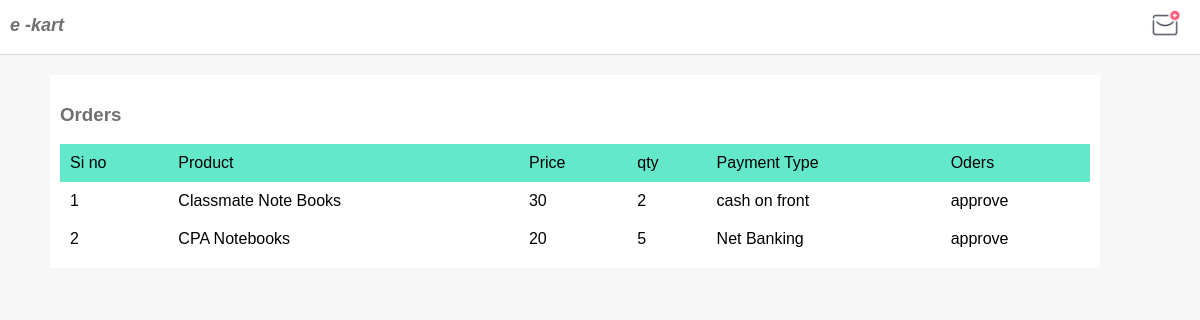
Screenshot of /department/profile.php with the database file from the repository.
### tables this page shows
CREATE TABLE IF NOT EXISTS `dept_orders` (
  `dpt_order_id` int(33) NOT NULL AUTO_INCREMENT,
  `dpt_order_product` int(33) NOT NULL,
  `dpt_order_pay_type` varchar(33) NOT NULL,
  `order_qty` int(44) NOT NULL,
  `order_dpt_id` int(22) NOT NULL,
  `oder_approve` int(11) NOT NULL DEFAULT '1',
  PRIMARY KEY (`dpt_order_id`)
);

CREATE TABLE IF NOT EXISTS `books` (
  `book_id` int(33) NOT NULL AUTO_INCREMENT,
  `cat_id` int(33) NOT NULL,
  `book_name` longtext NOT NULL,
  `user_id` int(33) NOT NULL,
  `book_img` longtext NOT NULL,
  `stock` int(33) NOT NULL,
  `price` mediumint(9) NOT NULL,
  PRIMARY KEY (`book_id`)
);

### department/profile.php (the view, shortened to what this page needs)
<!DOCTYPE html>
<?php $server_domain_name= $_SERVER['HTTP_HOST'];?>
<html lang="en" dir="ltr">
  <head>
    <link rel="stylesheet" href="http://<?php echo $server_domain_name; ?>/book_request/assets/css/main.css">
      <link rel="stylesheet" href="http://<?php echo $server_domain_name; ?>/book_request/assets/css/admin.css">
  </head>
  <body>
    <nav class="Main_Nav">
      <div class="left head nav_txt">
        <i> e -kart</i>
      </div>
      <div class="Nav_head_right sub_text nav_txt" style="padding-right: 10px;" onclick="profile_view()">
      </div>
      <div class="Nav_head_right" >
    <img src="http://<?php echo $server_domain_name; ?>/book_request/assets/Build_In_SVG/notifications.svg" alt=""
    style="width:30px;">
      </div>
    </nav>
    <div class="main_bar" style="width: calc(90% - 50px); float:left; margin-left: 50px;">
      <div class="float_covering">
      <div class="left">
        <h3>Orders</h3>
      </div>
        </div>
        <?php
        require $_SERVER['DOCUMENT_ROOT'] . '/book_request/assets/include_Files/sql.php';
         $sql = "SELECT * FROM dept_orders LEFT JOIN dept_details
         ON  dept_orders.order_dpt_id = dept_details.dept_id
         LEFT JOIN books ON dept_orders.dpt_order_product = books.book_id";
        $result = $conn->query($sql); ?>
    <div class="table">
    <table>
      <tr class="head_row">
        <td>Si no</td>
        <td>Product</td>
        <td>Price</td>
        <td>qty</td>
        <td>Payment Type</td>
        <td>Oders</td>
      </tr>
      <?php
      $count=1;
      if ($result->num_rows > 0) {
          while($row = $result->fetch_assoc()) {?>
            <tr>
              <td><?php echo $count; ?></td>
              <td><?php echo $row["book_name"]; ?></td>
              <td><?php echo $row["price"]; ?></td>
                <td><?php echo $row["order_qty"]; ?></td>
                <td><?php echo $row["dpt_order_pay_type"]; ?></td>
              <td><?php if ($row["oder_approve"] == 1){
                echo 'not approve';
              } else {
                echo 'approve';
              }?>
            </td>
            </tr>
      <?php
        $count++;
        }
      } else {
          echo "<tr> <td>0 results </td> </tr>";
      }
       ?>
    </table>
    </div>
    </div>
  </body>
</html>

### assets/css/main.css (style rules this page uses)
* { font-family: sans-serif; }
html,body { background: #F7F7F7; padding: 0px; margin: 0px; overflow-x: hidden; height: 100%; }
.Main_Nav { padding: 10px; float: left; width: 100%; background-color: white; border-bottom: solid 1px #D6D6D6; }
.left { float: left; }
.Nav_head_right { float: right; margin-right: 10px; cursor: pointer; }
.head { font-size: 18px; font-weight: 600; }
.sub_text { font-size: 13px; }
.nav_txt { padding-top: 5px; color: #707070; }
.float_covering { float: left; width: 100%; }
.table { width: 100%; }
table { width: 100%; border-collapse: collapse; }
.head_row { background: #64E8CA; }
tr,td { padding: 10px; }

### assets/css/admin.css (style rules this page uses)
.main_bar { float: right; width: calc(80% - 60px); background-color: white; margin-right: 50px; margin-top: 20px; padding: 10px; }
h3 { color: #707070; }

### rows the page displays
dept_orders: books.book_name "Classmate Note Books", books.price "30", order_qty "2", dpt_order_pay_type "cash on front", oder_approve "approve"
dept_orders: books.book_name "CPA Notebooks", books.price "20", order_qty "5", dpt_order_pay_type "Net Banking", oder_approve "approve"
